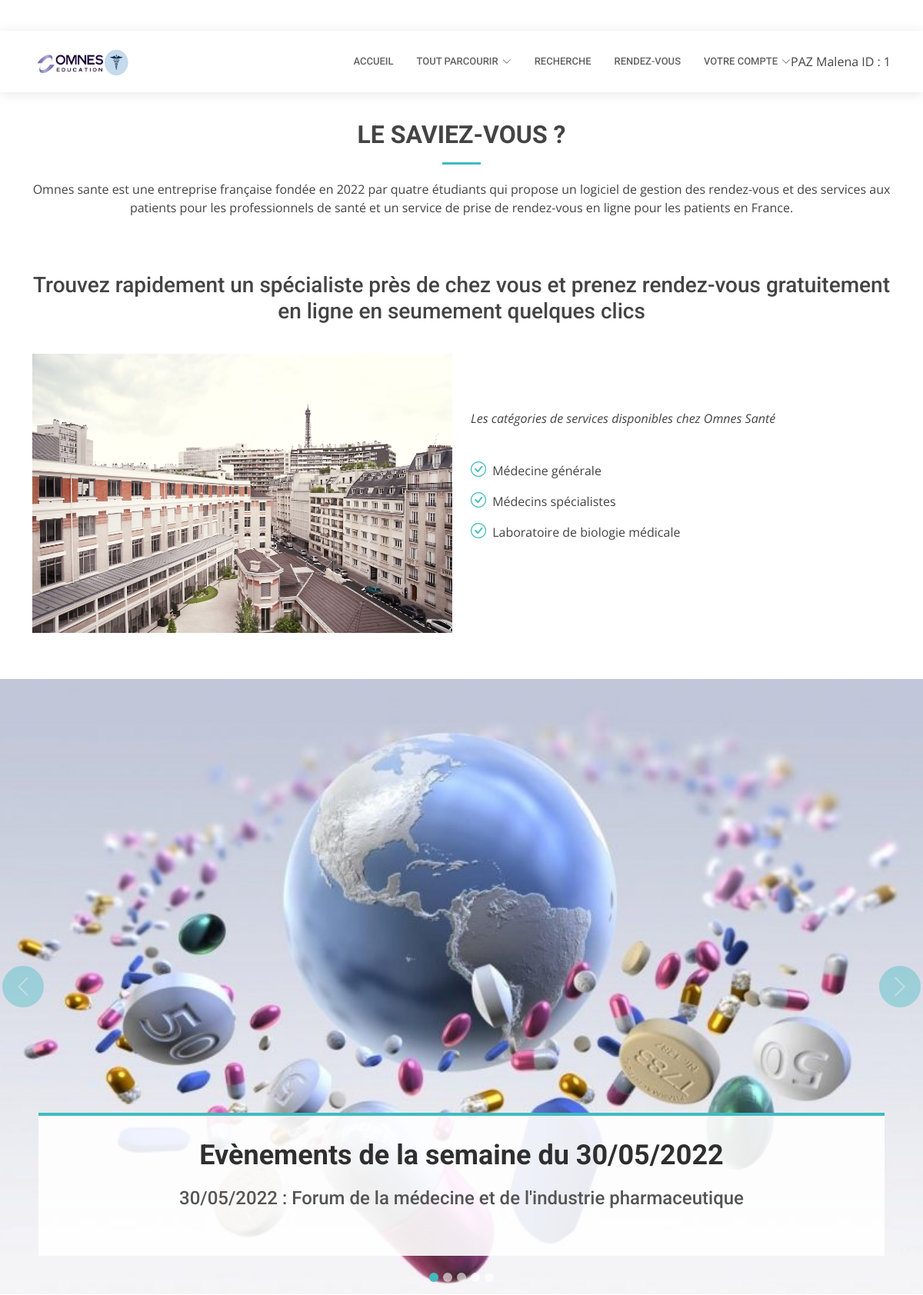
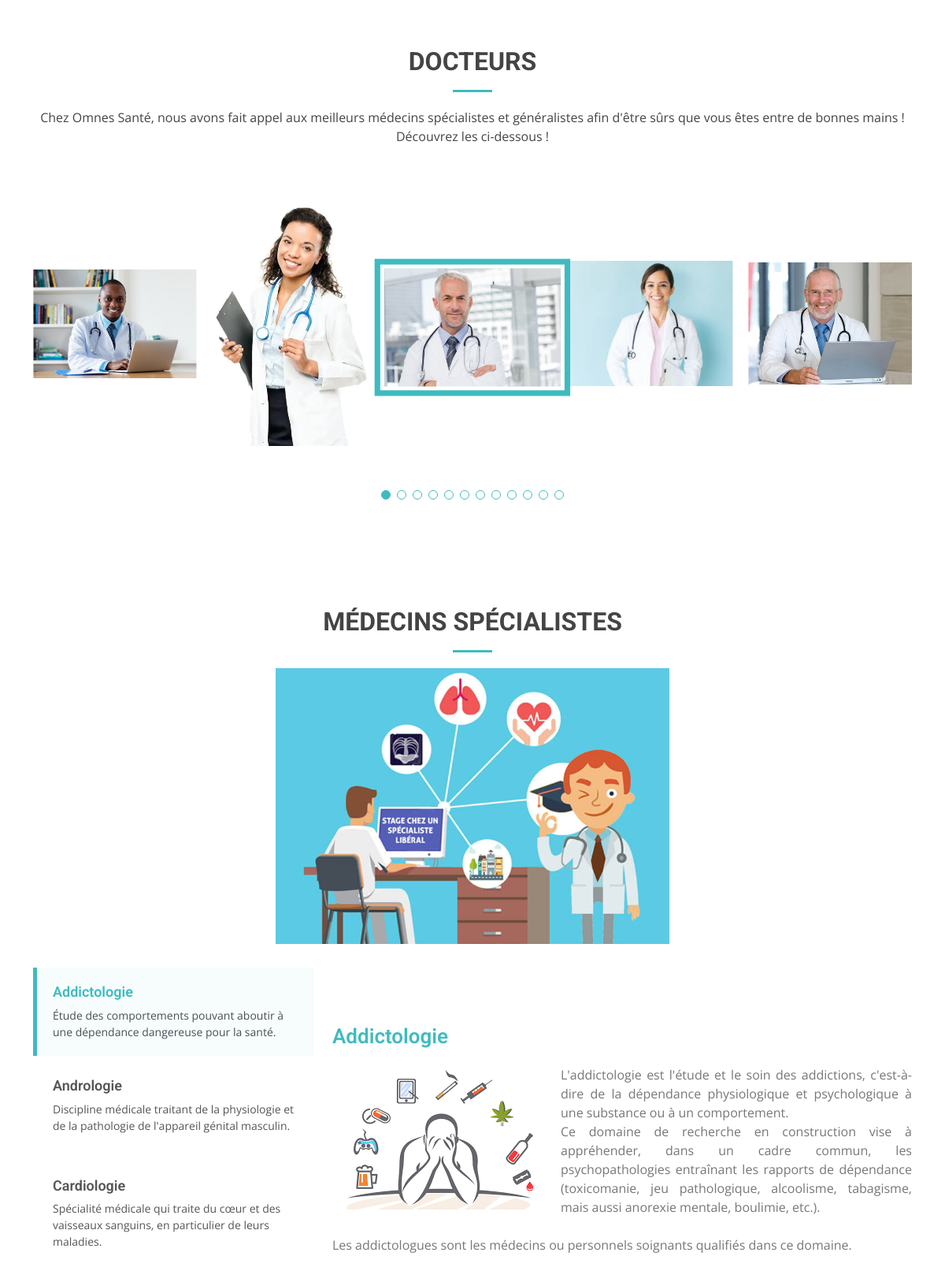
The app's page /accueilPat.php (signed in, upper part) with its own data (2 pictures, top to bottom).
### tables this page shows
CREATE TABLE IF NOT EXISTS `patient` (
  `IDpatient` int(20) NOT NULL AUTO_INCREMENT,
  `NomPatient` varchar(30) NOT NULL,
  `PrenomPatient` varchar(30) NOT NULL,
  `Mdp` varchar(30) NOT NULL,
  `Login` varchar(30) NOT NULL,
  `AdressePatient` varchar(100) NOT NULL,
  `EmailPatient` varchar(50) NOT NULL,
  `NumPatient` varchar(20) NOT NULL,
  `NumCarteVitale` int(50) NOT NULL,
  `SpecialitePref` varchar(50) NOT NULL,
  `Ville` varchar(20) NOT NULL,
  `CodePostal` int(10) NOT NULL,
  `Pays` varchar(20) NOT NULL,
  `Photo` longblob NOT NULL,
  PRIMARY KEY (`IDpatient`)
);

### accueilPat.php (the view, shortened to what this page needs)
<?php
$login = $_SESSION["login"];
$mdp = $_SESSION["mdp"];
$Connexion = mysqli_connect('localhost', 'root', '','omnes sante' );
$sql = "SELECT * FROM patient WHERE Login LIKE '$login' AND
 Mdp LIKE '$mdp'";
$result = mysqli_query($Connexion,$sql);
while($data = mysqli_fetch_assoc($result)){
    $id = $data['IDpatient'];
    $nom = $data['NomPatient'];
    $prenom = $data['PrenomPatient'];
}
?>
<!DOCTYPE html>
<html lang="en">
<head>
  <link href="assets/vendor/fontawesome-free/css/all.min.css" rel="stylesheet">
  <link href="assets/vendor/animate.css/animate.min.css" rel="stylesheet">
  <link href="assets/vendor/aos/aos.css" rel="stylesheet">
  <link href="assets/vendor/bootstrap/css/bootstrap.min.css" rel="stylesheet">
  <link href="assets/vendor/bootstrap-icons/bootstrap-icons.css" rel="stylesheet">
  <link href="assets/vendor/boxicons/css/boxicons.min.css" rel="stylesheet">
  <link href="assets/vendor/glightbox/css/glightbox.min.css" rel="stylesheet">
  <link href="assets/vendor/swiper/swiper-bundle.min.css" rel="stylesheet">
  <link href="assets/css/style.css" rel="stylesheet">
</head>
<body>
  <header id="header" class="fixed-top">
    <div class="container d-flex align-items-center">
      <a href="index.html" class="logo me-auto"><img src="Omnes sante.png" alt="Omnes sante logo" height="280" width="130"></a>
      <nav id="navbar" class="navbar order-last order-lg-0">
        <ul>
          <li><a class="nav-link scrollto " href="accueilPat.php">Accueil</a></li>
          <li class="dropdown"><a href="#"><span>Tout parcourir</span> <i class="bi bi-chevron-down"></i></a>
          </li>
          <li><a class="nav-link scrollto" href="#services">Recherche</a></li>
          <li><a class="nav-link scrollto" href="#departments">Rendez-vous</a></li>
          <li class="dropdown"><a href="#"><span>Votre compte</span><i class="bi bi-chevron-down"></i></a>
            </li>
            <div class="col-sm">
                <?php echo $nom. ' '. $prenom ?>
                <?php echo "ID : " . $id ?>
                        </div>
        </ul>
      </nav>
    </div>
  </header>
  <section id="about" class="about">
    <div class="container" data-aos="fade-up">
      <br><br><br><br>
      <div class="section-title">
        <h2>Le saviez-vous ?</h2>
        <p>Omnes sante est une entreprise française fondée en 2022 par quatre étudiants qui propose un logiciel de gestion des rendez-vous et des services aux patients pour les professionnels de santé et un service de prise de rendez-vous en ligne pour les patients en France.</p>
        <br><br><br>
      <h3>Trouvez rapidement un spécialiste près de chez vous et prenez rendez-vous gratuitement en ligne en seumement quelques clics</h3>
      </div>
      <div class="row">
        <div class="col-lg-6" data-aos="fade-right">
          <img src="ece paris.jpg" class="img-fluid" alt="">
        </div>
        <div class="col-lg-6 pt-4 pt-lg-0 content" data-aos="fade-left">
          <br><br><br>
           <p class="fst-italic">
            Les catégories de services disponibles chez Omnes Santé
          </p>
          <br>
          <ul>
            <li><i class="bi bi-check-circle"></i> Médecine générale</li>
            <li><i class="bi bi-check-circle"></i> Médecins spécialistes</li>
            <li><i class="bi bi-check-circle"></i> Laboratoire de biologie médicale</li>
          </ul>
        </div>
      </div>
    </div>
  </section>
  <section id="hero">
    <div id="heroCarousel" data-bs-interval="5000" class="carousel slide carousel-fade" data-bs-ride="carousel">
      <ol class="carousel-indicators" id="hero-carousel-indicators"></ol>
      <div class="carousel-inner" role="listbox">
        <div class="carousel-item active" style="background-image: url(event1.jpg)">
          <div class="container">
            <h2>Evènements de la semaine du 30/05/2022</span></h2>
            <h4><p>30/05/2022 : Forum de la médecine et de l'industrie pharmaceutique</p></h4>
          </div>
        </div>
      </div>
      <a class="carousel-control-prev" href="#heroCarousel" role="button" data-bs-slide="prev">
        <span class="carousel-control-prev-icon bi bi-chevron-left" aria-hidden="true"></span>
      </a>
      <a class="carousel-control-next" href="#heroCarousel" role="button" data-bs-slide="next">
        <span class="carousel-control-next-icon bi bi-chevron-right" aria-hidden="true"></span>
      </a>
    </div>
  </section>
<section id="gallery" class="gallery">
  <div class="container" data-aos="fade-up">
    <div class="section-title">
      <h2>Docteurs</h2>
      <p>Chez Omnes Santé, nous avons fait appel aux meilleurs médecins spécialistes et généralistes afin d'être sûrs que vous êtes entre de bonnes mains ! Découvrez les ci-dessous !</p>
    </div>
    <div class="gallery-slider swiper">
      <div class="swiper-wrapper align-items-center">
        <div class="swiper-slide"><a class="gallery-lightbox" href="medecin1.jpg"><img src="medecin1.jpg" class="img-fluid" alt=""></a></div>
        <div class="swiper-slide"><a class="gallery-lightbox" href="medecin2.jpg"><img src="medecin2.jpg" class="img-fluid" alt=""></a></div>
        <div class="swiper-slide"><a class="gallery-lightbox" href="medecin3.jpg"><img src="medecin3.jpg" class="img-fluid" alt=""></a></div>
        <div class="swiper-slide"><a class="gallery-lightbox" href="medecin11.jpg"><img src="medecin11.jpg" class="img-fluid" alt=""></a></div>
        <div class="swiper-slide"><a class="gallery-lightbox" href="medecin12.jpg"><img src="medecin12.jpg" class="img-fluid" alt=""></a></div>
      </div>
      <div class="swiper-pagination"></div>
    </div>
  </div>
</section>
<section id="departments" class="departments">
  <div class="container" data-aos="fade-up">
    <div class="section-title">
      <h2>Médecins spécialistes</h2>
      <img src="médecins spécialistes.jpg" alt="médecins spécialistes" height="350" width="500"/>
    </div>
    <div class="row" data-aos="fade-up" data-aos-delay="100">
      <div class="col-lg-4 mb-5 mb-lg-0">
        <ul class="nav nav-tabs flex-column">
          <li class="nav-item">
            <a class="nav-link active show" data-bs-toggle="tab" data-bs-target="#tab-1">
              <h4>Addictologie</h4>
              <p>Étude des comportements pouvant aboutir à une dépendance dangereuse pour la santé.</p>
            </a>
          </li>
          <li class="nav-item mt-2">
            <a class="nav-link" data-bs-toggle="tab" data-bs-target="#tab-2">
              <h4>Andrologie</h4>
              <p>Discipline médicale traitant de la physiologie et de la pathologie de l'appareil génital masculin.</p>
            </a>
          </li>
          <li class="nav-item mt-3">
            <a class="nav-link" data-bs-toggle="tab" data-bs-target="#tab-3">
              <h4>Cardiologie</h4>
              <p>Spécialité médicale qui traite du cœur et des vaisseaux sanguins, en particulier de leurs maladies.</p>                </a>
          </li>
        </ul>
      </div>
      <div class="col-lg-8">
        <div class="tab-content">
          <div class="tab-pane active show" id="tab-1">
            <br><br><br>
            <h3>Addictologie</h3>
            <img src="Addictologie.png" alt="" class="img-fluid">
            <div class="justifier">
                <p>L'addictologie est l'étude et le soin des addictions, c'est-à-dire de la dépendance physiologique et psychologique à une substance ou à un comportement.<br>
                Ce domaine de recherche en construction vise à appréhender, dans un cadre commun, les psychopathologies entraînant les rapports de dépendance (toxicomanie, jeu pathologique, alcoolisme, tabagisme, mais aussi anorexie mentale, boulimie, etc.).<br><br>
                Les addictologues sont les médecins ou personnels soignants qualifiés dans ce domaine.</p>
              </div>
          </div>
          <div class="tab-pane active show" id="tab-2">
            <br><br><br>
          </div>
        </div>
      </div>
    </div>
  </div>
</section>
  <br>
  </body>
</html>

### records on screen
patient: NomPatient "PAZ", PrenomPatient "Malena", IDpatient "1"
